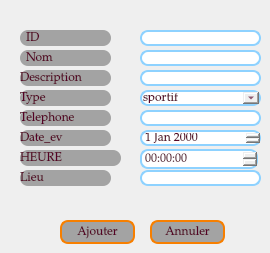
           <widget class="QWidget" name="tab">
            <attribute name="title">
             <string>Ajouter</string>
            </attribute>
            <widget class="QLabel" name="label_id">
             <property name="geometry">
              <rect>
               <x>20</x>
               <y>30</y>
               <width>91</width>
               <height>16</height>
              </rect>
             </property>
             <property name="styleSheet">
              <string notr="true">background-color:#A3A3A3;
color: rgb(86, 1, 38);
border-radius: 8px;
font-size: 12px;
font-family: Palatino Linotype;</string>
             </property>
             <property name="text">
              <string>  ID</string>
             </property>
            </widget>
            <widget class="QLabel" name="label_nom">
             <property name="geometry">
              <rect>
               <x>20</x>
               <y>50</y>
               <width>91</width>
               <height>16</height>
              </rect>
             </property>
             <property name="styleSheet">
              <string notr="true">background-color:#A3A3A3;
color: rgb(86, 1, 38);
border-radius: 8px;
font-size: 12px;
font-family: Palatino Linotype;</string>
             </property>
             <property name="text">
              <string>  Nom</string>
             </property>
            </widget>
            <widget class="QLabel" name="label_description">
             <property name="geometry">
              <rect>
               <x>20</x>
               <y>70</y>
               <width>91</width>
               <height>16</height>
              </rect>
             </property>
             <property name="styleSheet">
              <string notr="true">background-color:#A3A3A3;
color: rgb(86, 1, 38);
border-radius: 8px;
font-size: 12px;
font-family: Palatino Linotype;</string>
             </property>
             <property name="text">
              <string>Description</string>
             </property>
            </widget>
            <widget class="QLabel" name="label_type">
             <property name="geometry">
              <rect>
               <x>20</x>
               <y>90</y>
               <width>91</width>
               <height>16</height>
              </rect>
             </property>
             <property name="styleSheet">
              <string notr="true">background-color:#A3A3A3;
color: rgb(86, 1, 38);
border-radius: 8px;
font-size: 12px;
font-family: Palatino Linotype;</string>
             </property>
             <property name="text">
              <string>Type</string>
             </property>
            </widget>
            <widget class="QLabel" name="label_lieu">
             <property name="geometry">
              <rect>
               <x>20</x>
               <y>110</y>
               <width>91</width>
               <height>16</height>
              </rect>
             </property>
             <property name="styleSheet">
              <string notr="true">background-color:#A3A3A3;
color: rgb(86, 1, 38);
border-radius: 8px;
font-size: 12px;
font-family: Palatino Linotype;</string>
             </property>
             <property name="text">
              <string>Telephone</string>
             </property>
            </widget>
            <widget class="QLineEdit" name="lineEdit_id">
             <property name="geometry">
              <rect>
               <x>140</x>
               <y>30</y>
               <width>121</width>
               <height>16</height>
              </rect>
             </property>
             <property name="styleSheet">
              <string notr="true">padding: 1px;
border-style: solid;
border: 2px solid #8ed2ff;
border-radius: 8px;
font-size: 12px;
font-family: Palatino Linotype;
color: rgb(86, 1, 38);</string>
             </property>
             <property name="text">
              <string/>
             </property>
            </widget>
            <widget class="QLineEdit" name="lineEdit_telephone">
             <property name="geometry">
              <rect>
               <x>140</x>
               <y>110</y>
               <width>121</width>
               <height>16</height>
              </rect>
             </property>
             <property name="styleSheet">
              <string notr="true">padding: 1px;
border-style: solid;
border: 2px solid  #8ed2ff;
border-radius: 8px;
font-size: 12px;
font-family: Palatino Linotype;
color: rgb(86, 1, 38);</string>
             </property>
             <property name="text">
              <string/>
             </property>
            </widget>
            <widget class="QLineEdit" name="lineEdit_description">
             <property name="geometry">
              <rect>
               <x>140</x>
               <y>70</y>
               <width>121</width>
               <height>16</height>
              </rect>
             </property>
             <property name="styleSheet">
              <string notr="true">padding: 1px;
border-style: solid;
border: 2px solid  #8ed2ff;
border-radius: 8px;
font-size: 12px;
font-family: Palatino Linotype;
color: rgb(86, 1, 38);</string>
             </property>
             <property name="text">
              <string/>
             </property>
            </widget>
            <widget class="QLineEdit" name="lineEdit_nom">
             <property name="geometry">
              <rect>
               <x>140</x>
               <y>50</y>
               <width>121</width>
               <height>16</height>
              </rect>
             </property>
             <property name="styleSheet">
              <string notr="true">color: rgb(86, 1, 38);
padding: 1px;
border-style: solid;
border: 2px solid  #8ed2ff;
border-radius: 8px;
font-size: 12px;
font-family: Palatino Linotype;</string>
             </property>
             <property name="text">
              <string/>
             </property>
            </widget>
            <widget class="QPushButton" name="button_ajouter">
             <property name="geometry">
              <rect>
               <x>60</x>
               <y>220</y>
               <width>75</width>
               <height>24</height>
              </rect>
             </property>
             <property name="styleSheet">
              <string notr="true">background-color:#A3A3A3;
color: rgb(86, 1, 38);
padding: 1px;
border-style: solid;
border: 2px solid #f77f00;
border-radius: 8px;
font-size: 12px;
font-family: Palatino Linotype;</string>
             </property>
             <property name="text">
              <string>Ajouter</string>
             </property>
            </widget>
            <widget class="QPushButton" name="pushButton_annuler">
             <property name="geometry">
              <rect>
               <x>150</x>
               <y>220</y>
               <width>75</width>
               <height>24</height>
              </rect>
             </property>
             <property name="styleSheet">
              <string notr="true">background-color:#A3A3A3;
color: rgb(86, 1, 38);
padding: 1px;
border-style: solid;
border: 2px solid #f77f00;
border-radius: 8px;
font-size: 12px;
font-family: Palatino Linotype;</string>
             </property>
             <property name="text">
              <string>Annuler</string>
             </property>
            </widget>
            <widget class="QLabel" name="label_heure">
             <property name="geometry">
              <rect>
               <x>20</x>
               <y>150</y>
               <width>101</width>
               <height>16</height>
              </rect>
             </property>
             <property name="styleSheet">
              <string notr="true">background-color:#A3A3A3;
color: rgb(86, 1, 38);
border-radius: 8px;
font-size: 12px;
font-family: Palatino Linotype;</string>
             </property>
             <property name="text">
              <string>HEURE</string>
             </property>
            </widget>
            <widget class="QLabel" name="label_dateC">
             <property name="geometry">
              <rect>
               <x>20</x>
               <y>130</y>
               <width>91</width>
               <height>16</height>
              </rect>
             </property>
             <property name="styleSheet">
              <string notr="true">background-color:#A3A3A3;
color: rgb(86, 1, 38);
border-radius: 8px;
font-size: 12px;
font-family: Palatino Linotype;</string>
             </property>
             <property name="text">
              <string>Date_ev</string>
             </property>
            </widget>
            <widget class="QDateEdit" name="dateEdit_date_ev">
             <property name="geometry">
              <rect>
               <x>140</x>
               <y>130</y>
               <width>121</width>
               <height>16</height>
              </rect>
             </property>
             <property name="styleSheet">
              <string notr="true">padding: 1px;
color: rgb(86, 1, 38);
border-style: solid;
border: 2px solid  #8ed2ff;
border-radius: 8px;
font-size: 12px;
font-family: Palatino Linotype;</string>
             </property>
            </widget>
            <widget class="QLabel" name="label_lieu_3">
             <property name="geometry">
              <rect>
               <x>20</x>
               <y>170</y>
               <width>91</width>
               <height>16</height>
              </rect>
             </property>
             <property name="styleSheet">
              <string notr="true">background-color:#A3A3A3;
color: rgb(86, 1, 38);
border-radius: 8px;
font-size: 12px;
font-family: Palatino Linotype;</string>
             </property>
             <property name="text">
              <string>Lieu</string>
             </property>
            </widget>
            <widget class="QLineEdit" name="lineEdit_lieu">
             <property name="geometry">
              <rect>
               <x>140</x>
               <y>170</y>
               <width>121</width>
               <height>16</height>
              </rect>
             </property>
             <property name="styleSheet">
              <string notr="true">padding: 1px;
border-style: solid;
border: 2px solid  #8ed2ff;
border-radius: 8px;
font-size: 12px;
font-family: Palatino Linotype;
color: rgb(86, 1, 38);</string>
             </property>
             <property name="text">
              <string/>
             </property>
            </widget>
            <widget class="QTimeEdit" name="timeEdit_heure">
             <property name="geometry">
              <rect>
               <x>140</x>
               <y>149</y>
               <width>118</width>
               <height>20</height>
              </rect>
             </property>
             <property name="styleSheet">
              <string notr="true">padding: 1px;
color: rgb(86, 1, 38);
border-style: solid;
border: 2px solid  #8ed2ff;
border-radius: 8px;
font-size: 12px;
font-family: Palatino Linotype;</string>
             </property>
            </widget>
            <widget class="QComboBox" name="lineEdit_type">
             <property name="geometry">
              <rect>
               <x>140</x>
               <y>90</y>
               <width>121</width>
               <height>16</height>
              </rect>
             </property>
             <property name="styleSheet">
              <string notr="true">padding: 1px;
border-style: solid;
border: 2px solid  #8ed2ff;
border-radius: 8px;
font-size: 12px;
font-family: Palatino Linotype;
color: rgb(86, 1, 38);</string>
             </property>
             <item>
              <property name="text">
               <string>sportif</string>
              </property>
             </item>
             <item>
              <property name="text">
               <string>promotion</string>
              </property>
             </item>
             <item>
              <property name="text">
               <string>musique</string>
              </property>
             </item>
            </widget>
           </widget>
